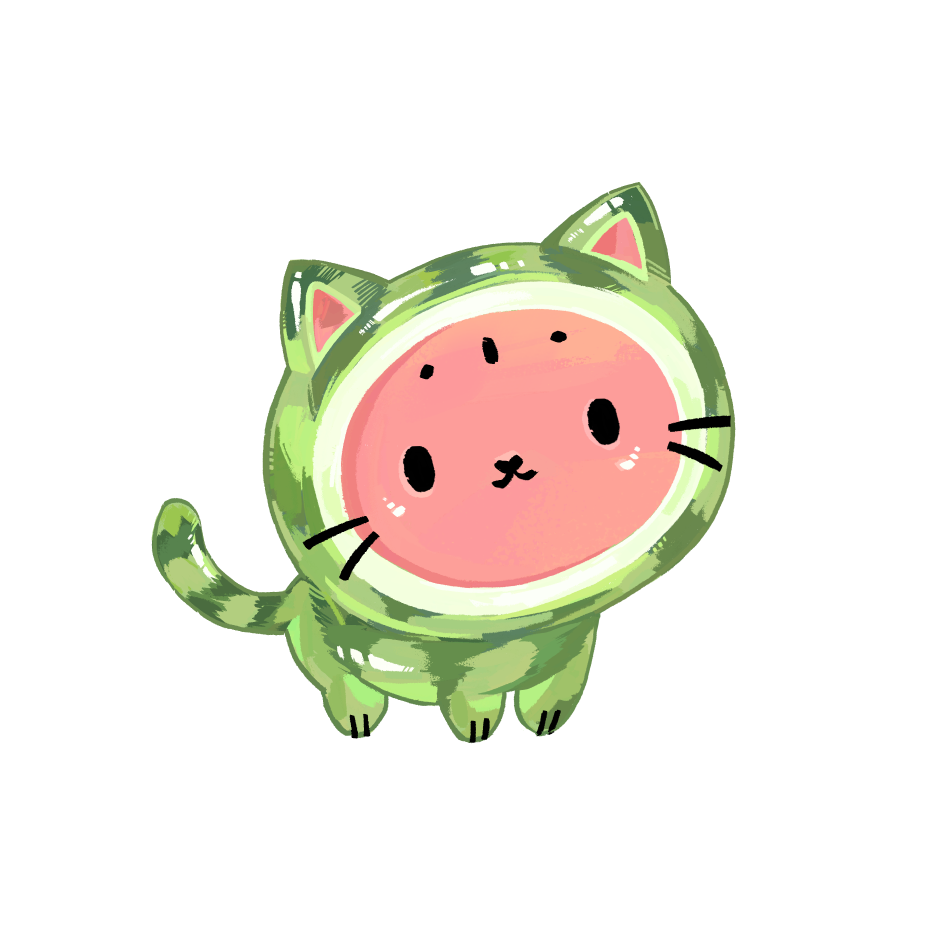
#> input picture Resources/Characters/kot-arbuz/kot-arbuz.png, 3756 x 3756 px (shown at 1/4 size)
$ python build_media.py
#> lines starting #> are read from the running program, lines starting #| are printed output that depends on the picture; after the words box and inside, x2 and y2 are one past the last pixel; in counts of white or black regions, pixels touching at a corner belong together
#!/usr/bin/env python3
"""Build the Kot-Arbuz media pack for the dajet.ru portfolio page (issue #18).

Every image in this handover pack is derived from sources that already live in
this repository, so the pack can always be rebuilt byte-for-byte from the repo:

| Output            | Source                                                              |
| ----------------- | ------------------------------------------------------------------- |
| `kot-arbuz.jpg`   | `Resources/Characters/kot-arbuz/kot-arbuz.png` (3756 x 3756 master) |
| `skin-card.jpg`   | `Resources/PetSkins/kot-arbuz/{body,tail}.png` sprite layers        |
| `og-16.jpg`       | the same transparent sprite layers (never the master PNG)          |
| `app-states.jpg`  | `artifacts/2026-10-08-pr16-acceptance-evidence.png`                 |

Rules followed (ksu DESIGN_RULES + this repo's `docs/MEDIA.md`):

* JPEG, quality 85, progressive, optimized; weight caps per deliverable.
* Downscale-only rendering: nothing is ever upscaled. The sprite layers are
  1024 x 1024, so the skin card renders them at 752 px inside a 1200 x 800
  canvas, and the og card crops them to the silhouette at 520 px tall.
* `skin-card.jpg` reuses the composition language of
  `Scripts/prepare-character-assets.py::preview_images` (mint-to-blush wash,
  white halo, character left of centre, palette dots on the right) at scale 5
  instead of scale 2, which is exactly 1200 x 800.
* `og-16.jpg` must be cut from the transparent layers: the master PNG has an
  opaque white backdrop, and flattening it onto the dark card would paint a
  white rectangle over the page's Open Graph preview.

Requires Pillow and NumPy (development helper only; the committed JPEGs are the
deliverable and the app never runs this script).

Usage:
    python3 handover/media/build_media.py            # rebuild all four images
    python3 handover/media/build_media.py --check    # report what would change
"""
from __future__ import annotations

import argparse
import sys
from pathlib import Path

try:
    import numpy as np
    from PIL import Image, ImageDraw
except ImportError as error:  # pragma: no cover - development helper only
    print(f"build_media.py needs Pillow and NumPy: {error}", file=sys.stderr)
    raise SystemExit(2)

ROOT = Path(__file__).resolve().parents[2]
OUT = Path(__file__).resolve().parent
MASTER = ROOT / "Resources" / "Characters" / "kot-arbuz" / "kot-arbuz.png"
BODY = ROOT / "Resources" / "PetSkins" / "kot-arbuz" / "body.png"
TAIL = ROOT / "Resources" / "PetSkins" / "kot-arbuz" / "tail.png"
EVIDENCE = ROOT / "artifacts" / "2026-10-08-pr16-acceptance-evidence.png"

SPRITE = 1024          # sprite layer canvas, shared by body.png and tail.png
JPEG_QUALITY = 85

# --- skin card (1200 x 800): the preview_images() design grid at scale 5 -----
CARD_SCALE = 5
CARD_W, CARD_H = 240 * CARD_SCALE, 160 * CARD_SCALE
CARD_WASH_START = (0xED, 0xF8, 0xE3)   # soft mint
CARD_WASH_END = (0xFC, 0xE9, 0xEC)     # soft blush
CARD_HALO_RGB = (255, 255, 255, 107)
CARD_DOTS = ("#93BE6E", "#F3FFDE", "#FD9D9A")

# --- og card (1200 x 630) ----------------------------------------------------
OG_W, OG_H = 1200, 630
OG_BACKGROUND = (0x0B, 0x0B, 0x0B)
OG_CHARACTER_HEIGHT = 520
OG_GLOW_RIND = (0x7F, 0xAF, 0x5E)     # #7FAF5E watermelon rind
OG_GLOW_FLESH = (0xFD, 0x5D, 0x5D)    # #FD5D5D watermelon flesh


def diagonal_gradient(size: tuple[int, int], start: tuple[int, int, int], end: tuple[int, int, int]) -> Image.Image:
    """The mint-to-blush wash, identical math to prepare-character-assets.py."""
    width, height = size
    mix = (
        np.add.outer(np.linspace(0, 1, height, dtype=np.float32), np.linspace(0, 1, width, dtype=np.float32))
        / 2.0
    )
    channels = [
        (start[index] + (end[index] - start[index]) * mix).round().astype(np.uint8)
        for index in range(3)
    ]
    return Image.fromarray(np.dstack(channels), mode="RGB").convert("RGBA")


# [8 lines left out: function save_jpeg, not called in this run]


def build_master() -> Image.Image:
    """kot-arbuz.jpg: master art flattened to white, 2000 x 2000."""
    with Image.open(MASTER) as handle:
#> handle is the input picture: PIL image 3756x3756 RGBA; mean R, G, B, A 241.1, 237.4, 228.4, 255
        master = handle.convert("RGBA")
    flat = Image.new("RGBA", master.size, (255, 255, 255, 255))
#> flat: PIL image 3756x3756 RGBA; every value is 255
    flat.alpha_composite(master)
    return flat.convert("RGB").resize((2000, 2000), Image.LANCZOS)


def sprite_composite() -> Image.Image:
    """The live character: tail under body on the shared 1024 x 1024 canvas."""
    sprite = Image.new("RGBA", (SPRITE, SPRITE), (0, 0, 0, 0))
    with Image.open(TAIL) as handle:
        sprite.alpha_composite(handle.convert("RGBA"))
    with Image.open(BODY) as handle:
        sprite.alpha_composite(handle.convert("RGBA"))
    return sprite


def build_skin_card() -> Image.Image:
    """skin-card.jpg: the Settings-card composition at 1200 x 800 (scale 5)."""
    scale = CARD_SCALE
#> scale = 5
    width, height = CARD_W, CARD_H
    canvas = diagonal_gradient((width, height), CARD_WASH_START, CARD_WASH_END)
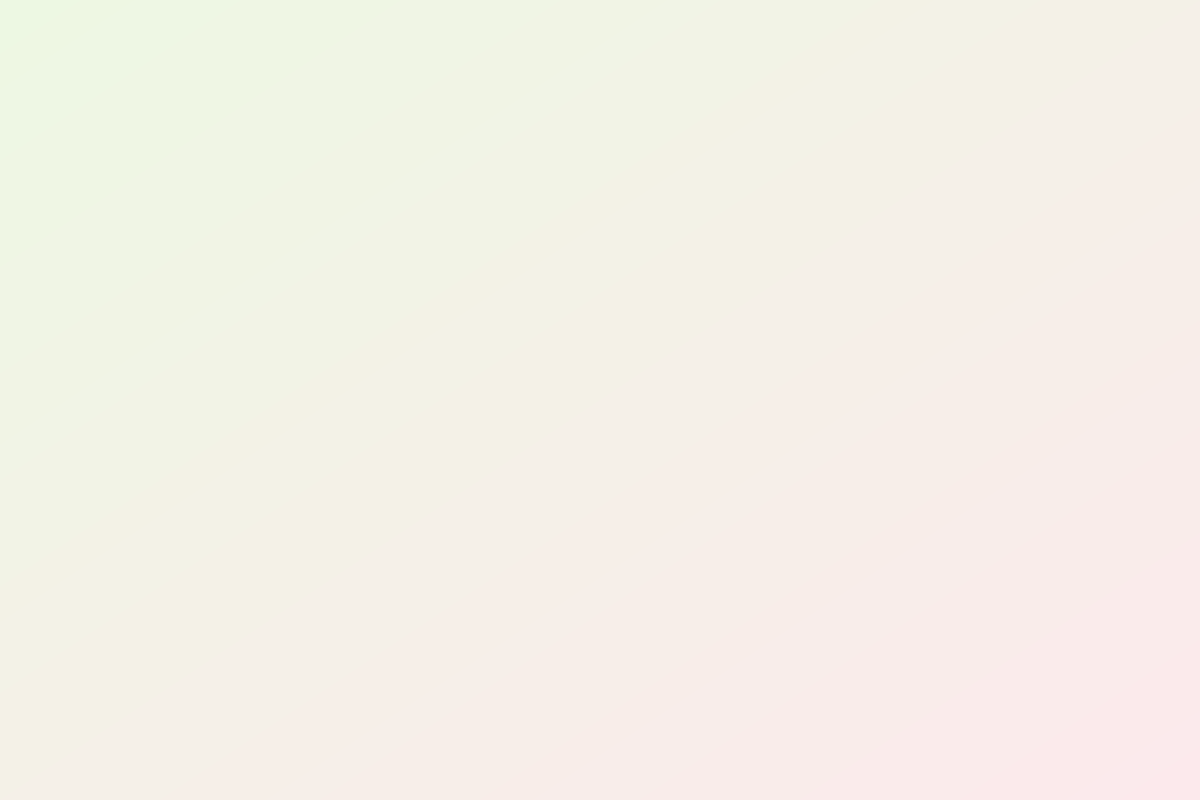
#> canvas: PIL image 1200x800 RGBA; mean R, G, B, A 244.5, 240.5, 231.5, 255

    corner = Image.new("L", (width, height), 0)
#> corner: PIL image 1200x800 L; every value is 0
    ImageDraw.Draw(corner).rounded_rectangle([0, 0, width - 1, height - 1], radius=22 * scale, fill=255)
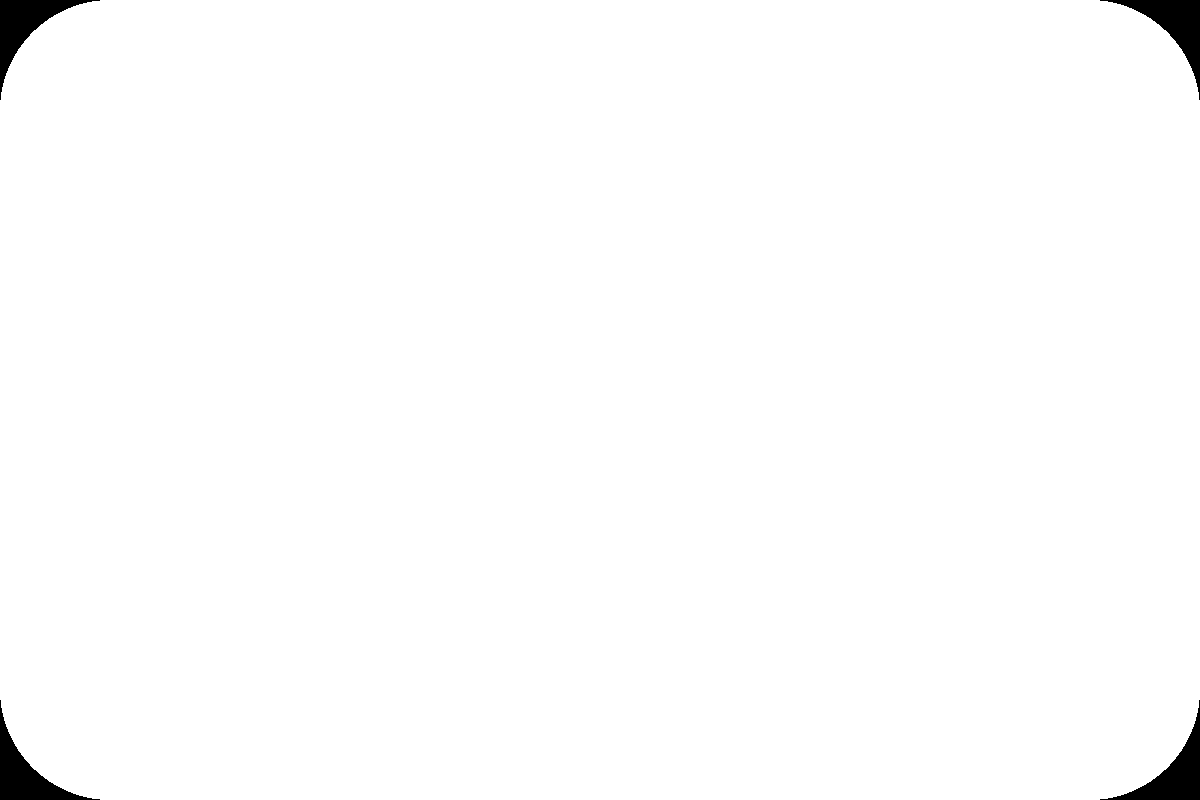
#> corner: PIL image 1200x800 L; 98.9% white; 4 black regions, box (x1, y1, x2, y2) and area: (0, 0, 100, 100) 2630, (1100, 0, 1200, 100) 2630, (0, 700, 100, 800) 2630, (1100, 700, 1200, 800) 2630
    canvas.putalpha(corner)

    halo = Image.new("RGBA", (width, height), (0, 0, 0, 0))
#> halo: PIL image 1200x800 RGBA; every value is 0
    halo_radius = 69 * scale
#> halo_radius = 345
    halo_center = (100 * scale, 82 * scale)
#> halo_center = (500, 410)
    ImageDraw.Draw(halo).ellipse(
        [
            halo_center[0] - halo_radius,
            halo_center[1] - halo_radius,
            halo_center[0] + halo_radius,
            halo_center[1] + halo_radius,
        ],
        fill=CARD_HALO_RGB,
    )
    canvas.alpha_composite(halo)

    # Downscale-only: the 1024 px sprite is drawn at 752 px inside the card.
    side = int(0.94 * height)
    sprite = sprite_composite().resize((side, side), Image.LANCZOS)
#> in sprite_composite, `sprite = Image.new("RGBA", (SPRITE, SPRITE), (0, 0, 0, 0))`: sprite: PIL image 1024x1024 RGBA; every value is 0
    layer = Image.new("RGBA", (width, height), (0, 0, 0, 0))
    layer.paste(sprite, (int(width * 0.42) - side // 2, int(height * 0.52) - side // 2), sprite)
    canvas.alpha_composite(layer)

    dots = ImageDraw.Draw(canvas)
    for index, color in enumerate(CARD_DOTS):
        center = (190 * scale, (52 + index * 30) * scale)
        radius = 11 * scale
        dots.ellipse(
            [center[0] - radius, center[1] - radius, center[0] + radius, center[1] + radius],
            fill=color,
            outline=(255, 255, 255, 255),
            width=3 * scale,
        )
    return canvas.convert("RGB")


# [49 lines left out: functions gaussian_blob, build_og, build_app_states, not called in this run]


def main() -> int:
    parser = argparse.ArgumentParser(description=__doc__)
    parser.add_argument("--check", action="store_true", help="compare against the committed JPEGs, write nothing")
    arguments = parser.parse_args()

    outputs = [
        ("kot-arbuz.jpg", build_master()),
        ("skin-card.jpg", build_skin_card()),
        ("og-16.jpg", build_og()),
        ("app-states.jpg", build_app_states()),
    ]

    for name, image in outputs:
        path = OUT / name
        if arguments.check:
            if not path.is_file():
                print(f"{name} is missing from the handover pack", file=sys.stderr)
                return 1
            with Image.open(path) as existing:
                if existing.size != image.size or existing.convert("RGB").tobytes() != image.tobytes():
                    print(f"{name} differs from the derived image", file=sys.stderr)
                    return 1
            continue
        save_jpeg(image, path)
        print(f"wrote {path.relative_to(ROOT)}  {image.size[0]}x{image.size[1]}  {path.stat().st_size / 1024:.0f} KB")

    if arguments.check:
        print("Handover media check passed.")
    return 0


if __name__ == "__main__":
#> (the run stopped early here; a loop or call above may not have finished)
